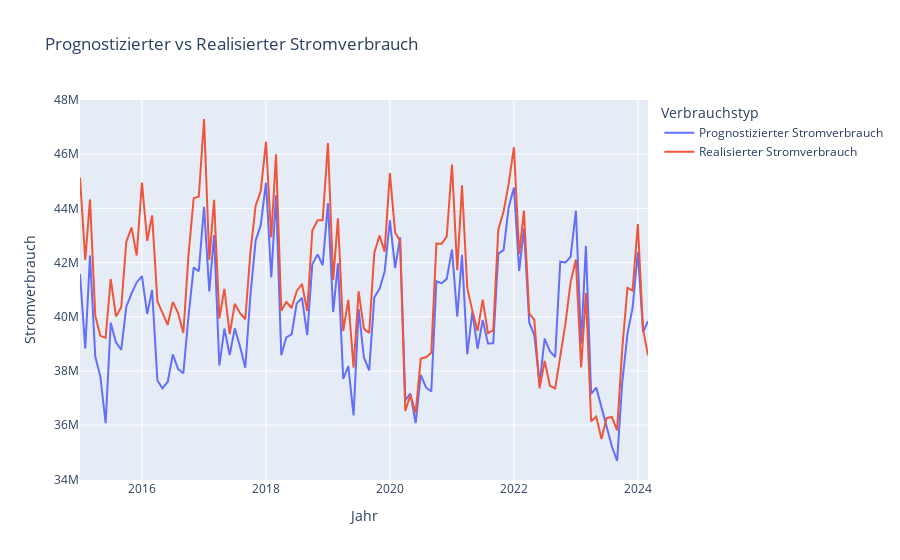

Notebook source saved alongside this figure:
### Code cell
test_progVSreal_Str_2015_2024 = pd.read_csv("Data/SMARD/test_progVSreal_Str_2015_2024.csv")

import plotly.express as px

# Convert 'Datum' to datetime
test_progVSreal_Str_2015_2024['Datum'] = pd.to_datetime(test_progVSreal_Str_2015_2024['Datum'], format='%d.%m.%Y')

fig = px.line(test_progVSreal_Str_2015_2024, x='Datum', y=['Prognostizierter Stromverbrauch', 'Realisierter Stromverbrauch'], 
              title='Prognostizierter vs Realisierter Stromverbrauch',
              labels={'value': 'Stromverbrauch', 'variable': 'Verbrauchstyp', 'Datum': 'Jahr'},
              hover_data={'Datum': '|%B %d, %Y'})

# Update x axis to show only year
#fig.update_xaxes(dtick="M12", tickformat="%Y")

fig.show()
